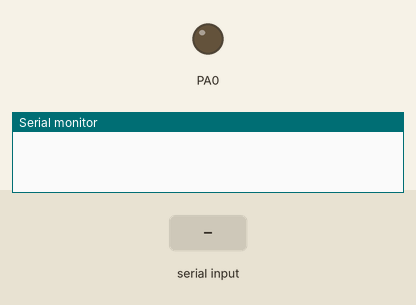
Simulated run of this program. Board: ATmega32, built with avr-gcc and emulated at 8 MHz. On the bench: output pins drawn as LEDs (lit = HIGH), the last lines printed to the serial monitor. The inputs (shaded band) are chosen by the test bench.

Above: at 1.2 s.
1.3 s: "A" received over Serial
At 2.5 s:
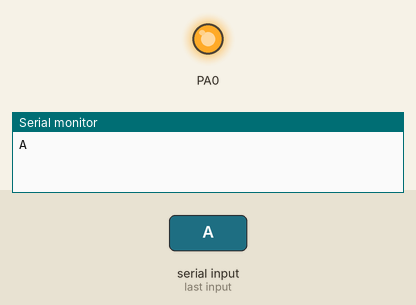
2.8 s: "B" received over Serial
At 3.6 s:
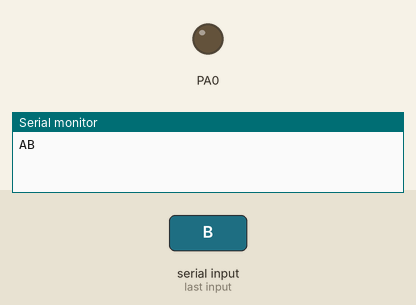
Timing chart, 0 to 5.8 s (numbered marks = the images above; inputs shaded):
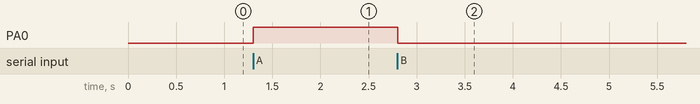

The program:

main.c
```c
#include "../LIB/STD_TYPES.h"
#include "../LIB/BIT_MATH.h"

#include "../MCAL/UART/UART_interface.h"
#include "../MCAL/DIO/DIO_interface.h"


int main(void)
{
	u8 Local_u8ReceivedData;
	/*Set LED Pin (PA0) To Be Output*/
	DIO_voidSetPinDirection(DIO_PORTA, PIN0, OUTPUT);
	/*Set Tx (PD1) Pin To Be Output Pin*/
	DIO_voidSetPinDirection(DIO_PORTD, PIN1, OUTPUT);
	/*Set Rx (PD0) Pin To Be Input Pin*/
	DIO_voidSetPinDirection(DIO_PORTD, PIN0, INPUT);

	UART_voidInit();

	while(1)
	{
		/*Receive One Character From UART*/
		UART_voidReceiveDataSynchronous(&Local_u8ReceivedData);
		/*Transmit the Received Character From UART*/
		UART_voidTransmitDataSynchronous(Local_u8ReceivedData);
		if(Local_u8ReceivedData == 'A')
		{
			/*Turn On The LED*/
			DIO_voidSetPinValue(DIO_PORTA, PIN0, HIGH);
		}
		else if(Local_u8ReceivedData == 'B')
		{
			/*Turn Off The LED*/
			DIO_voidSetPinValue(DIO_PORTA, PIN0, LOW);
		}
		else
		{
			/* Do Nothing */
		}
	}
}
```

BIT_MATH.h
```c
/*********************************************
 * Author:          Abdullah M. Abdullah
 * Creation Data:   22 MAR, 2023
 * Version:         v1.0
 * Compiler:        GNU GCC
 ********************************************/
/*********************************************
 * Version      Date                  Author                  Description
 * v1.0         22 MAR, 2023    Abdullah M. Abdullah          Initial Creation
*********************************************/
#ifndef BIT_MATH_H
#define BIT_MATH_H

/******** Functions Like Macro To Manipulate Over Specific Bit ************/
#define     SET_BIT(REG_NAME, BIT_NUM)          (REG_NAME |= (1 << BIT_NUM))
#define     CLR_BIT(REG_NAME, BIT_NUM)          (REG_NAME &= (~(1 << BIT_NUM)))
#define     GET_BIT(REG_NAME, BIT_NUM)          ((REG_NAME >> BIT_NUM) & 0x01)
#define     TOG_BIT(REG_NAME, BIT_NUM)          (REG_NAME ^= (1 << BIT_NUM))

/******** Functions Like Macro To Manipulate Over Specific Register *******/
#define     SET_REG(REG_NAME, VALUE)            (REG_NAME = VALUE)
#define     GET_REG(REG_NAME)                   (REG_NAME)
#define     CLR_REG(REG_NAME)                   (REG_NAME = 0x00)


#endif
```

STD_TYPES.h
```c
/*Header Guard File*/
#ifndef     STD_TYPES_H
#define     STD_TYPES_H

typedef unsigned char 	    	u8;
typedef unsigned short		    u16;
typedef unsigned int			u32;

typedef signed char 		    s8;
typedef signed short		    s16;
typedef signed int			    s32;


typedef  float 					f32;
typedef  double                 f64;

#define  TRUE                   1
#define  FALSE                  0

#define NULL                    (void *)0

#endif
```

DIO_config.h
```c
/*********************************************
 * Author:          Abdullah M. Abdullah
 * Creation Data:   25 MAR, 2023
 * Version:         v1.0
 * Compiler:        GNU GCC
 ********************************************/
/*********************************************
 * Version      Date                  Author                  Description
 * v1.0         25 MAR, 2023    Abdullah M. Abdullah          Initial Creation
*********************************************/

#ifndef MCAL_DIO_DIO_CONFIG_H_
#define MCAL_DIO_DIO_CONFIG_H_


#endif /* MCAL_DIO_DIO_CONFIG_H_ */
```

DIO_interface.h
```c
/*********************************************
 * Author:          Abdullah M. Abdullah
 * Creation Data:   25 MAR, 2023
 * Version:         v1.0
 * Compiler:        GNU GCC
 ********************************************/
/*********************************************
 * Version      Date                  Author                  Description
 * v1.0         25 MAR, 2023    Abdullah M. Abdullah          Initial Creation
*********************************************/
#ifndef MCAL_DIO_DIO_INTERFACE_H_
#define MCAL_DIO_DIO_INTERFACE_H_


#define PIN0        0
#define PIN1        1
#define PIN2        2
#define PIN3        3
#define PIN4        4
#define PIN5        5
#define PIN6        6
#define PIN7        7

#define DIO_PORTA   0
#define DIO_PORTB   1
#define DIO_PORTC   2
#define DIO_PORTD   3

#define OUTPUT      1
#define INPUT       0

#define LOW         0
#define HIGH        1

#define PULLUP      1
#define NO_PULLUP   0

void DIO_voidSetPinDirection(u8 Copy_u8PortName, u8 Copy_u8PinNumber, u8 Copy_u8Direction);
u8 DIO_u8GetPinValue(u8 Copy_u8PortName, u8 Copy_u8PinNumber);
void DIO_voidSetPinValue(u8 Copy_u8PortName, u8 Copy_u8PinNumber, u8 Copy_u8PinState);
void DIO_voidSetPortSpecificValue(u8 Copy_u8PortName, u8 Copy_u8PortValue);
void DIO_voidSetPortSpecificDirection(u8 Copy_u8PortName, u8 Copy_u8SpecificDirection);

#endif /* MCAL_DIO_DIO_INTERFACE_H_ */
```

DIO_private.h
```c
/*********************************************
 * Author:          Abdullah M. Abdullah
 * Creation Data:   25 MAR, 2023
 * Version:         v1.0
 * Compiler:        GNU GCC
 ********************************************/
/*********************************************
 * Version      Date                  Author                  Description
 * v1.0         25 MAR, 2023    Abdullah M. Abdullah          Initial Creation
*********************************************/

#ifndef MCAL_DIO_DIO_PRIVATE_H_
#define MCAL_DIO_DIO_PRIVATE_H_

#define PORTA        *((volatile u8*) 0x3B)
#define DDRA         *((volatile u8*) 0x3A)
#define PINA         *((volatile u8*) 0x39)

#define PORTB        *((volatile u8*) 0x38)
#define DDRB         *((volatile u8*) 0x37)
#define PINB         *((volatile u8*) 0x36)

#define PORTC        *((volatile u8*) 0x35)
#define DDRC         *((volatile u8*) 0x34)
#define PINC         *((volatile u8*) 0x33)

#define PORTD        *((volatile u8*) 0x32)
#define DDRD         *((volatile u8*) 0x31)
#define PIND         *((volatile u8*) 0x30)

#endif /* MCAL_DIO_DIO_PRIVATE_H_ */
```

DIO_program.c
```c
/*********************************************
 * Author:          Abdullah M. Abdullah
 * Creation Data:   22 MAR, 2023
 * Version:         v2.0
 * Compiler:        GNU GCC
 ********************************************/
/*********************************************
 * Version      Date                  Author                  Description
 * v1.0         22 MAR, 2023    Abdullah M. Abdullah          Initial Creation
 * v2.0         26 MAR, 2023    Abdullah M. Abdullah          Add SetPortDirection & SetPortValue
*********************************************/
/*Library Inclusions*/
#include "../../LIB/STD_TYPES.h"
#include "../../LIB/BIT_MATH.h"
/*Lower Layer Inclusions*/

/*Self Files Inclusions*/
#include "DIO_interface.h"
#include "DIO_private.h"
#include "DIO_config.h"

void DIO_voidSetPinDirection(u8 Copy_u8PortName, u8 Copy_u8PinNumber, u8 Copy_u8Direction)
{
	switch(Copy_u8PortName)
	{
		case DIO_PORTA:
			if(Copy_u8Direction == OUTPUT)
			{
				SET_BIT(DDRA, Copy_u8PinNumber);
			}
			else if (Copy_u8Direction == INPUT)
			{
				CLR_BIT(DDRA, Copy_u8PinNumber);
			}
			else
			{
				// Do Nothing
			}
		break;
		case DIO_PORTB:
			if(Copy_u8Direction == OUTPUT)
			{
				SET_BIT(DDRB, Copy_u8PinNumber);
			}
			else if (Copy_u8Direction == INPUT)
			{
				CLR_BIT(DDRB, Copy_u8PinNumber);
			}
			else
			{
				// Do Nothing
			}
		break;
		case DIO_PORTC:
			if(Copy_u8Direction == OUTPUT)
			{
				SET_BIT(DDRC, Copy_u8PinNumber);
			}
			else if (Copy_u8Direction == INPUT)
			{
				CLR_BIT(DDRC, Copy_u8PinNumber);
			}
			else
			{
				// Do Nothing
			}
		break;
		case DIO_PORTD:
			if(Copy_u8Direction == OUTPUT)
			{
				SET_BIT(DDRD, Copy_u8PinNumber);
			}
			else if (Copy_u8Direction == INPUT)
			{
				CLR_BIT(DDRD, Copy_u8PinNumber);
			}
			else
			{
				// Do Nothing
			}
		break;
		default:
			// Do Nothing
		break;
	}
}


void DIO_voidSetPinValue(u8 Copy_u8PortName, u8 Copy_u8PinNumber, u8 Copy_u8PinState)
{
	switch(Copy_u8PortName)
	{
		case DIO_PORTA:
			switch(Copy_u8PinState)
			{
				case LOW:
					CLR_BIT(PORTA, Copy_u8PinNumber);
				break;

				case HIGH:
					SET_BIT(PORTA, Copy_u8PinNumber);
				break;
			}
		break;

		case DIO_PORTB:
			switch(Copy_u8PinState)
			{
				case LOW:
					CLR_BIT(PORTB, Copy_u8PinNumber);
				break;

				case HIGH:
					SET_BIT(PORTB, Copy_u8PinNumber);
				break;
			}
		break;

		case DIO_PORTC:
			switch(Copy_u8PinState)
			{
				case LOW:
					CLR_BIT(PORTC, Copy_u8PinNumber);
				break;

				case HIGH:
					SET_BIT(PORTC, Copy_u8PinNumber);
				break;
			}
		break;

		case DIO_PORTD:
			switch(Copy_u8PinState)
			{
				case LOW:
					CLR_BIT(PORTD, Copy_u8PinNumber);
				break;

				case HIGH:
					SET_BIT(PORTD, Copy_u8PinNumber);
				break;
			}
		break;
		default:
			// Do Nothing
		break;
	}
}

u8 DIO_u8GetPinValue(u8 Copy_u8PortName, u8 Copy_u8PinNumber)
{
	u8 Local_u8PinValue = 0;
	switch(Copy_u8PortName)
	{
		case DIO_PORTA:
			Local_u8PinValue = GET_BIT(PINA, Copy_u8PinNumber);
		break;

		case DIO_PORTB:
			Local_u8PinValue = GET_BIT(PINB, Copy_u8PinNumber);
		break;

		case DIO_PORTC:
			Local_u8PinValue = GET_BIT(PINC, Copy_u8PinNumber);
		break;

		case DIO_PORTD:
			Local_u8PinValue = GET_BIT(PIND, Copy_u8PinNumber);
		break;
		default:
			/* Do Nothing*/
		break;
	}
	return Local_u8PinValue;
}

void DIO_voidSetPortSpecificDirection(u8 Copy_u8PortName, u8 Copy_u8SpecificDirection)
{
	switch(Copy_u8PortName)
	{
		case DIO_PORTA:
			// DDRA = Copy_u8SpecificDirection;
			SET_REG(DDRA, Copy_u8SpecificDirection);
		break;
		case DIO_PORTB:
			SET_REG(DDRB, Copy_u8SpecificDirection);
		break;
		case DIO_PORTC:
			SET_REG(DDRC, Copy_u8SpecificDirection);
		break;
		case DIO_PORTD:
			SET_REG(DDRD, Copy_u8SpecificDirection);
		break;
		default:
			/* Do Nothing*/
		break;
	}
}
void DIO_voidSetPortSpecificValue(u8 Copy_u8PortName, u8 Copy_u8PortValue)
{
	switch(Copy_u8PortName)
	{
		case DIO_PORTA:
			// PORTA = Copy_u8PortValue;
			SET_REG(PORTA, Copy_u8PortValue);
		break;
		case DIO_PORTB:
			SET_REG(PORTB, Copy_u8PortValue);
		break;
		case DIO_PORTC:
			SET_REG(PORTC, Copy_u8PortValue);
		break;
		case DIO_PORTD:
			SET_REG(PORTD, Copy_u8PortValue);
		break;
	}
}
```

UART_config.h
```c
/*********************************************
 * Author:          Abdullah M. Abdullah
 * Creation Data:   17 APR, 2023
 * Version:         v1.0
 * Compiler:        GNU GCC
 ********************************************/
/*********************************************
 * Version      Date                  Author                  Description
 * v1.0         17 APR, 2023    Abdullah M. Abdullah          Initial Creation
*********************************************/
#ifndef UART_CONFIG_H
#define UART_CONFIG_H

#define     F_CPU       8000000UL
#define     BAUDRATE    9600


#endif
```

UART_interface.h
```c
/*********************************************
 * Author:          Abdullah M. Abdullah
 * Creation Data:   17 APR, 2023
 * Version:         v1.0
 * Compiler:        GNU GCC
 ********************************************/
/*********************************************
 * Version      Date                  Author                  Description
 * v1.0         17 APR, 2023    Abdullah M. Abdullah          Initial Creation
*********************************************/
#ifndef UART_INTERFACE_H
#define UART_INTERFACE_H

void UART_voidInit(void);
void UART_voidTransmitDataSynchronous(u8 Copy_u8Data);
void UART_voidReceiveDataSynchronous(u8 * Copy_pu8ReceivedData);


#endif
```

UART_private.h
```c
/*********************************************
 * Author:          Abdullah M. Abdullah
 * Creation Data:   17 APR, 2023
 * Version:         v1.0
 * Compiler:        GNU GCC
 ********************************************/
/*********************************************
 * Version      Date                  Author                  Description
 * v1.0         17 APR, 2023    Abdullah M. Abdullah          Initial Creation
*********************************************/
#ifndef UART_PRIVATE_H
#define UART_PRIVATE_H

#define         UDR             *((volatile u8 *)0x2C)          // USART Data Register

#define         UCSRA           *((volatile u8 *)0x2B)          // USART Control and Status Register A
#define         UCSRA_MPCM      0                               // MultiProcessing Communication
#define         UCSRA_U2X       1                               // USART Double Speed Mode Bit
#define         UCSRA_PE        2                               // Parity Error Flag Bit
#define         UCSRA_DOR       3                               // Data OverRun Flag Bit
#define         UCSRA_FE        4                               // Frame Error Flag Bit
#define         UCSRA_UDRE      5                               // UDR Register Empty Flag Bit
#define         UCSRA_TXC       6                               // Transmission Complete Flag Bit
#define         UCSRA_RXC       7                               // Receiption Complete Flag Bit


#define         UCSRB           *((volatile u8 *)0x2A)          // USART Control and Status Register B
#define         UCSRB_TXB8      0                               // Transmitted Data 9th Bit
#define         UCSRB_RXB8      1                               // Received Data 9th Bit
#define         UCSRB_UCSZ2     2                               // USART Character Size Select Bit 2
#define         UCSRB_TXEN      3                               // Transmiter Enable
#define         UCSRB_RXEN      4                               // Receive Enable
#define         UCSRB_UDRIE     5                               // UDR Register Empty Interrupt Enable
#define         UCSRB_TXCIE     6                               // Transmission Complete Interrupt Enable
#define         UCSRB_RXCIE     7                               // Receiption Complete Interrupt Enable


#define         UCSRC           *((volatile u8 *)0x40)          // USART Control and Status Register C
#define         UCSRC_UCPOL     0                               // USART Clock Polarity
#define         UCSRC_UCSZ0     1                               // USART Character Size Select Bit 0
#define         UCSRC_UCSZ1     2                               // USART Character Size Select Bit 1
#define         UCSRC_USBS      3                               // USART Stop Bit Select
#define         UCSRC_UPM0      4                               // USART Parity Mode Select Bit 0
#define         UCSRC_UPM1      5                               // USART Parity Mode Select Bit 1
#define         UCSRC_UMSEL     6                               // USART Mode Select
#define         UCSRC_URSEL     7                               // USART Register Select


#define         UBRRL           *((volatile u8 *)0x29)          // USART BaudRate Register Low
#define         UBRRH           *((volatile u8 *)0x40)          // USART BaudRate Register High
#define         UBRRH_URSEL     7                               // USART Register Select


#endif
```

UART_program.c
```c
/*********************************************
 * Author:          Abdullah M. Abdullah
 * Creation Data:   17 APR, 2023
 * Version:         v1.0
 * Compiler:        GNU GCC
 ********************************************/
/*********************************************
 * Version      Date                  Author                  Description
 * v1.0         17 APR, 2023    Abdullah M. Abdullah          Initial Creation
*********************************************/
#include "../../LIB/BIT_MATH.h"
#include "../../LIB/STD_TYPES.h"

#include "UART_interface.h"
#include "UART_private.h"
#include "UART_config.h"

void UART_voidInit(void)
{
// Result = 0000 1101 0011 1110
// UBRRL = (u8)Result;
// UBRRH = Result >> 8;


    u8 Local_u8UCSRCTemp = 0;
    /* UART Parameters:
        - Asynchronous Mode
        - Enable Tx & Rx Circuits
        - Data Size = 8-bit
        - Parity = Disbaled
        - Stop bits = 1-bit
        - Baudrate = 9600bps
        - Disbale Double Speed Mode
    */
    /*Set The USART Mode To Be Asynchronous Mode*/
    CLR_BIT(Local_u8UCSRCTemp, UCSRC_UMSEL);

    /*Enable The Tx & Rx Circuits*/
    SET_BIT(UCSRB, UCSRB_TXEN);
    SET_BIT(UCSRB, UCSRB_RXEN);

    /*Set The Data Size Bits To Be 8-bit*/
    SET_BIT(Local_u8UCSRCTemp, UCSRC_UCSZ0);
    SET_BIT(Local_u8UCSRCTemp, UCSRC_UCSZ1);
    CLR_BIT(UCSRB, UCSRB_UCSZ2);

    /*Disable The Parity Mode*/
    CLR_BIT(Local_u8UCSRCTemp, UCSRC_UPM0);
    CLR_BIT(Local_u8UCSRCTemp, UCSRC_UPM1);

    /*Stop Bit = 1-bit*/
    CLR_BIT(Local_u8UCSRCTemp, UCSRC_USBS);

    /*Set The USART Register Select Bit To Write On UCSRC*/
    SET_BIT(Local_u8UCSRCTemp, UCSRC_URSEL);
    /*Assign The Variable Value To The Register*/
    UCSRC = Local_u8UCSRCTemp;

    /*Set The Baudrate To Be 9600bps*/
    CLR_BIT(UCSRA, UCSRA_U2X);
    UBRRL = 51;
    /*Clear The USART Register Select Bit To Write On UBRRH*/
    CLR_BIT(UBRRH, UBRRH_URSEL);
    UBRRH = 0;

}

void UART_voidTransmitDataSynchronous(u8 Copy_u8Data)
{
    /*Polling (Busy Wait) On The UDR Empty Flag*/
    while(GET_BIT(UCSRA, UCSRA_UDRE) == 0);
    /*Copy The Data To The UDR Register*/
    UDR = Copy_u8Data;
    /*Polling (Busy Wait) On The TXC Flag*/
    while(GET_BIT(UCSRA, UCSRA_TXC) == 0);
    /* Clear The Flag */
    SET_BIT(UCSRA, UCSRA_TXC);
}

void UART_voidReceiveDataSynchronous(u8 * Copy_pu8ReceivedData)
{
    /*Polling (Busy Wait) On The Receive Complete Flag*/
    while(GET_BIT(UCSRA, UCSRA_RXC) == 0);
    /*Get The Received Data And Assign It To The Passed Variable*/
    *Copy_pu8ReceivedData = UDR;
}
```

Measured:
- after the input at 1.3 s, PA0: LOW → HIGH at once
- after the input at 2.8 s, PA0: HIGH → LOW at once
